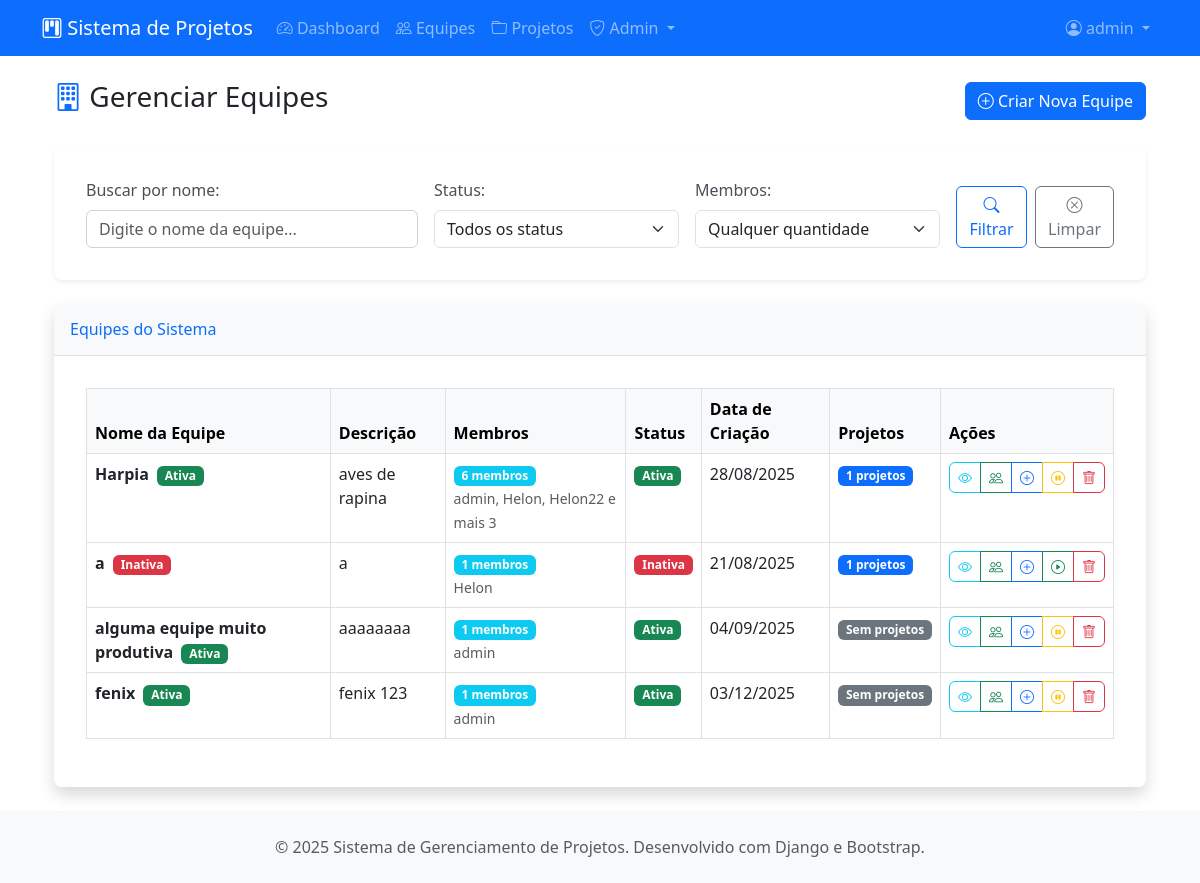
/projetos/admin-equipes/ (signed in), run on the app's committed database.
### projetos/models.py (models this page shows, shortened)
class Equipe(models.Model):
    nome = models.CharField(max_length=100, verbose_name="Nome da Equipe")
    descricao = models.TextField(blank=True, verbose_name="Descrição")
    criada_em = models.DateTimeField(auto_now_add=True)
    criada_por = models.ForeignKey(User, on_delete=models.CASCADE, related_name="equipes_criadas")
    ativa = models.BooleanField(default=True, verbose_name="Equipe Ativa")
    class Meta:
        verbose_name = "Equipe"
        verbose_name_plural = "Equipes"
        ordering = ["nome"]

class MembroEquipe(models.Model):
    PAPEIS_CHOICES = [
        ('admin', 'Administrador'),
        ('membro', 'Membro'),
    ]
    usuario = models.ForeignKey(User, on_delete=models.CASCADE, related_name="membro_equipes")
    equipe = models.ForeignKey(Equipe, on_delete=models.CASCADE, related_name="membros")
    papel = models.CharField(max_length=20, choices=PAPEIS_CHOICES, default='membro')
    data_entrada = models.DateTimeField(auto_now_add=True)
    class Meta:
        verbose_name = "Membro da Equipe"
        verbose_name_plural = "Membros da Equipe"
        unique_together = ['usuario', 'equipe']

### projetos/views.py (the view)
# urls.py: path('admin-equipes/', views.admin_equipes, name='admin-equipes'),
@login_required
def admin_equipes(request):
    if not hasattr(request.user, 'perfil') or request.user.perfil.tipo_usuario != 'admin':
        messages.error(request, 'Acesso negado. Apenas administradores podem acessar esta área.')
        return redirect('projetos:dashboard')
    search = request.GET.get('search', '').strip()
    status = request.GET.get('status', '').strip()
    membros = request.GET.get('membros', '').strip()
    equipes = (
        Equipe.objects
        .annotate(num_membros=Count('membros', distinct=True))
        .prefetch_related('membros__usuario')
    )
    if search:
        equipes = equipes.filter(nome__icontains=search)
    if status == 'active':
        equipes = equipes.filter(ativa=True)
    elif status == 'inactive':
        equipes = equipes.filter(ativa=False)
    if membros == 'empty':
        equipes = equipes.filter(num_membros=0)
    elif membros == 'small':
        equipes = equipes.filter(num_membros__gte=1, num_membros__lte=5)
    elif membros == 'medium':
        equipes = equipes.filter(num_membros__gte=6, num_membros__lte=10)
    elif membros == 'large':
        equipes = equipes.filter(num_membros__gte=11)
    equipes = equipes.order_by('nome')
    page = request.GET.get('page', 1)
    paginator = Paginator(equipes, 10)  # 10 equipes por página
    try:
        equipes_page = paginator.page(page)
    except PageNotAnInteger:
        equipes_page = paginator.page(1)
    except EmptyPage:
        equipes_page = paginator.page(paginator.num_pages)
    get_params = request.GET.copy()
    if 'page' in get_params:
        get_params.pop('page')
    context = {
        'equipes': equipes_page,
        'page_obj': equipes_page,
        'paginator': paginator,
        'get_params': get_params.urlencode(),
    }
    return render(request, 'projetos/admin/equipes.html', context)

### projetos/templates/projetos/admin/equipes.html (shortened to what this page needs)
{% extends "projetos/base.html" %}
{% block content %}
<div class="container-fluid">
    <div class="row">
        <div class="col-12">
            <div class="d-flex justify-content-between align-items-center mb-4">
                <h1 class="h3">
                    <i class="bi bi-building text-primary"></i> Gerenciar Equipes
                </h1>
                <a href="{% url 'projetos:admin-criar-equipe' %}" class="btn btn-primary">
                    <i class="bi bi-plus-circle"></i> Criar Nova Equipe
                </a>
            </div>
        </div>
    </div>
    <div class="row mb-4">
        <div class="col-12">
            <div class="card">
                <div class="card-body">
                    <form method="get" class="row g-3">
                        <div class="col-md-4">
                            <label for="search" class="form-label">Buscar por nome:</label>
                            <input type="text" class="form-control" id="search" name="search"
                                   value="{{ request.GET.search }}" placeholder="Digite o nome da equipe...">
                        </div>
                        <div class="col-md-3">
                            <label for="status" class="form-label">Status:</label>
                            <select class="form-select" id="status" name="status">
                                <option value="">Todos os status</option>
                            </select>
                        </div>
                        <div class="col-md-3">
                            <label for="membros" class="form-label">Membros:</label>
                            <select class="form-select" id="membros" name="membros">
                                <option value="">Qualquer quantidade</option>
                            </select>
                        </div>
                        <div class="col-md-2 d-flex align-items-end">
                            <button type="submit" class="btn btn-outline-primary me-2">
                                <i class="bi bi-search"></i> Filtrar
                            </button>
                            <a href="{% url 'projetos:admin-equipes' %}" class="btn btn-outline-secondary">
                                <i class="bi bi-x-circle"></i> Limpar
                            </a>
                        </div>
                    </form>
                </div>
            </div>
        </div>
    </div>
    <div class="row">
        <div class="col-12">
            <div class="card shadow">
                <div class="card-header py-3">
                    <h6 class="m-0 font-weight-bold text-primary">Equipes do Sistema</h6>
                </div>
                <div class="card-body">
                    {% if equipes %}
                    <div class="table-responsive">
                        <table class="table table-bordered table-hover" width="100%" cellspacing="0">
                            <thead class="table-light">
                                <tr>
                                    <th>Nome da Equipe</th>
                                    <th>Descrição</th>
                                    <th>Membros</th>
                                    <th>Status</th>
                                    <th>Data de Criação</th>
                                    <th>Projetos</th>
                                    <th>Ações</th>
                                </tr>
                            </thead>
                            <tbody>
                                {% for equipe in equipes %}
                                <tr>
                                    <td>
                                        <strong>{{ equipe.nome }}</strong>
                                        {% if equipe.ativa %}
                                            <span class="badge bg-success ms-1">Ativa</span>
                                        {% else %}
                                            <span class="badge bg-danger ms-1">Inativa</span>
                                        {% endif %}
                                    </td>
                                    <td>{{ equipe.descricao|truncatewords:15|default:"Sem descrição" }}</td>
                                    <td>
                                        <span class="badge bg-info">{{ equipe.membros.count }} membros</span>
                                        {% if equipe.membros.count > 0 %}
                                            <br>
                                            <small class="text-muted">
                                                {% for membro in equipe.membros.all|slice:":3" %}
                                                    {{ membro.usuario.username }}{% if not forloop.last %}, {% endif %}
                                                {% endfor %}
                                                {% if equipe.membros.count > 3 %}
                                                    e mais {{ equipe.membros.count|add:"-3" }}
                                                {% endif %}
                                            </small>
                                        {% endif %}
                                    </td>
                                    <td>
                                        {% if equipe.ativa %}
                                            <span class="badge bg-success">Ativa</span>
                                        {% else %}
                                            <span class="badge bg-danger">Inativa</span>
                                        {% endif %}
                                    </td>
                                    <td>{{ equipe.criada_em|date:"d/m/Y" }}</td>
                                    <td>
                                        {% if equipe.projetos.count > 0 %}
                                            <span class="badge bg-primary">{{ equipe.projetos.count }} projetos</span>
                                        {% else %}
                                            <span class="badge bg-secondary">Sem projetos</span>
                                        {% endif %}
                                    </td>
                                    <td>
                                        <div class="btn-group" role="group">
                                            <a href="{% url 'projetos:detalhe-equipe' equipe.id %}"
                                               class="btn btn-sm btn-outline-info" title="Ver detalhes">
                                                <i class="bi bi-eye"></i>
                                            </a>
                                            <a href="{% url 'projetos:admin-gerenciar-membros' equipe.id %}"
                                               class="btn btn-sm btn-outline-success" title="Gerenciar membros">
                                                <i class="bi bi-people"></i>
                                            </a>
                                            <a href="{% url 'projetos:criar-projeto' %}?equipe_id={{ equipe.id }}"
                                               class="btn btn-sm btn-outline-primary" title="Criar projeto">
                                                <i class="bi bi-plus-circle"></i>
                                            </a>
                                            {% if equipe.ativa %}
                                                <button type="button" class="btn btn-sm btn-outline-warning"
                                                        title="Desativar" onclick="toggleEquipeStatus({{ equipe.id }}, false, '{{ equipe.nome }}')">
                                                    <i class="bi bi-pause-circle"></i>
                                                </button>
                                            {% else %}
                                                <button type="button" class="btn btn-sm btn-outline-success"
                                                        title="Ativar" onclick="toggleEquipeStatus({{ equipe.id }}, true, '{{ equipe.nome }}')">
                                                    <i class="bi bi-play-circle"></i>
                                                </button>
                                            {% endif %}
                                            <button type="button" class="btn btn-sm btn-outline-danger"
                                                    title="Excluir" onclick="confirmarExclusao({{ equipe.id }}, '{{ equipe.nome }}')">
                                                <i class="bi bi-trash"></i>
                                            </button>
                                        </div>
                                    </td>
                                </tr>
                                {% endfor %}
                            </tbody>
                        </table>
                    </div>
                    {% endif %}
                </div>
            </div>
        </div>
    </div>
</div>
{% endblock %}

### projetos/templates/projetos/base.html (shortened to what this page needs)
{% load static %}
<!DOCTYPE html>
<html lang="pt-br">
<head>
    <link href="https://cdn.jsdelivr.net/npm/bootstrap@5.3.0/dist/css/bootstrap.min.css" rel="stylesheet">
    <link href="https://cdn.jsdelivr.net/npm/bootstrap-icons@1.10.0/font/bootstrap-icons.css" rel="stylesheet">
    <link href="{% static 'css/estilo.css' %}" rel="stylesheet">
    <link href="{% static 'css/forms.css' %}" rel="stylesheet">
</head>
<body class="d-flex flex-column min-vh-100">
    <nav class="navbar navbar-expand-lg navbar-dark bg-primary">
        <div class="container">
            <a class="navbar-brand" href="{% url 'projetos:dashboard' %}">
                <i class="bi bi-kanban"></i> Sistema de Projetos
            </a>
            <div class="collapse navbar-collapse" id="navbarNav">
                <ul class="navbar-nav me-auto">
                    <li class="nav-item">
                        <a class="nav-link" href="{% url 'projetos:dashboard' %}">
                            <i class="bi bi-speedometer2"></i> Dashboard
                        </a>
                    </li>
                    <li class="nav-item">
                        <a class="nav-link" href="{% url 'projetos:lista-equipes' %}">
                            <i class="bi bi-people"></i> Equipes
                        </a>
                    </li>
                    <li class="nav-item">
                        <a class="nav-link" href="{% url 'projetos:lista-projetos' %}">
                            <i class="bi bi-folder"></i> Projetos
                        </a>
                    </li>
                    {% if user.perfil.tipo_usuario == 'admin' %}
                    <li class="nav-item dropdown">
                        <a class="nav-link dropdown-toggle" href="#" id="adminDropdown" role="button" data-bs-toggle="dropdown">
                            <i class="bi bi-shield-check"></i> Admin
                        </a>
                    </li>
                    {% endif %}
                </ul>
                <ul class="navbar-nav">
                    {% if user.is_authenticated %}
                        <li class="nav-item dropdown">
                            <a class="nav-link dropdown-toggle" href="#" id="navbarDropdown" role="button" data-bs-toggle="dropdown">
                                <i class="bi bi-person-circle"></i> {{ user.username }}
                            </a>
                        </li>
                    {% endif %}
                </ul>
            </div>
        </div>
    </nav>
    <main class="container my-4 flex-grow-1">
        {% block content %}{% endblock %}
    </main>
    <footer class="bg-light py-4 mt-auto">
        <div class="container text-center">
            <p class="text-muted mb-0">
                &copy; 2025 Sistema de Gerenciamento de Projetos. Desenvolvido com Django e Bootstrap.
            </p>
        </div>
    </footer>
</body>
</html>

### static/css/estilo.css (style rules this page uses)
* { padding: 0; }

### static/css/forms.css (style rules this page uses)
.form-control { border-radius: 0.375rem; border: 1px solid #ced4da; transition: border-color 0.15s ease-in-out, box-shadow 0.15s ease-in-out; }
.form-label { font-weight: 500; color: #495057; margin-bottom: 0.5rem; }
.btn { border-radius: 0.375rem; font-weight: 500; transition: all 0.15s ease-in-out; }
.btn-primary { background-color: #0d6efd; border-color: #0d6efd; }
.btn-outline-primary { color: #0d6efd; border-color: #0d6efd; }
.card { border: none; box-shadow: 0 0.125rem 0.25rem rgba(0, 0, 0, 0.075); border-radius: 0.5rem; }
.card-header { background-color: #f8f9fa; border-bottom: 1px solid #dee2e6; border-radius: 0.5rem 0.5rem 0 0 !important; font-weight: 600; }
.card-body { padding: 2rem; }
footer { margin-top: auto; }

### data on the page
Equipe: nome "Harpia", ativa "Ativa", descricao "aves de rapina", membros.count "6", membros.count|add "3", criada_em "28/08/2025", projetos.count "1"
MembroEquipe: usuario.username "admin"
MembroEquipe: usuario.username "Helon"
MembroEquipe: usuario.username "Helon22"
Equipe: nome "a", ativa "Inativa", descricao "a", membros.count "1", criada_em "21/08/2025", projetos.count "1"
MembroEquipe: usuario.username "Helon"
Equipe: nome "alguma equipe muito produtiva", ativa "Ativa", descricao "aaaaaaaa", membros.count "1", criada_em "04/09/2025", shows "Sem projetos"
MembroEquipe: usuario.username "admin"
Equipe: nome "fenix", ativa "Ativa", descricao "fenix 123", membros.count "1", criada_em "03/12/2025", shows "Sem projetos"
MembroEquipe: usuario.username "admin"

### other printed values
{{ user.username }} "admin"
